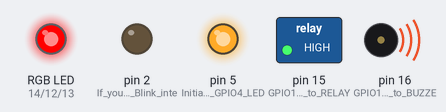
A sketch run on a simulated Arduino Uno, built with avr-gcc and run on an emulated ATmega328P. Shown: switched loads named in the sketch (green lamp = pin HIGH), an RGB LED mixed from three pins (HIGH = lit), output pins drawn as LEDs (lit = HIGH), buzzer (waves = sounding, pin HIGH).

Above: at 1.0 s.
At 3.0 s:
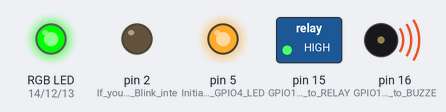
At 5.0 s:
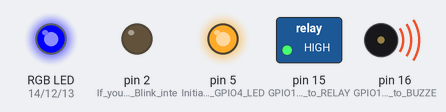
At 7.0 s:
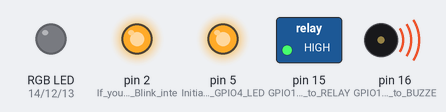
At 9.0 s:
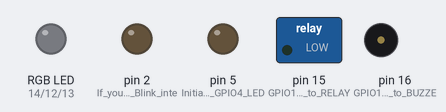
Timing chart, 0 to 13.0 s (numbered marks = the images above):
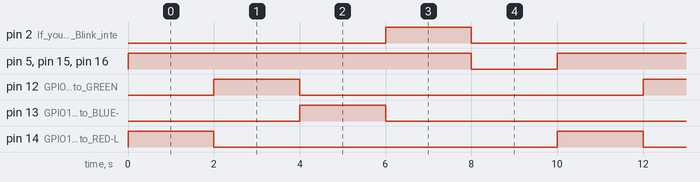

The sketch:

Blink.ino
```cpp
/*
 The blue LED on the ESP-01 module is connected to GPIO1
 (which is also the TXD pin; so we cannot use Serial.print() at the same time)

*/

/* GPIO4 & GPIO5 are swapped in the ESP IC */
void setup() {
  /* Lets initilze in the DIP Switch Order */
  pinMode(15, OUTPUT);     //GPIO15 connected to RELAY
  pinMode(5, OUTPUT);     // Initialize the GPIO4 LED ( means 5 ,swapped)
  pinMode(16, OUTPUT);    // GPIO16 connected to BUZZER
  pinMode(14, OUTPUT);    // GPIO14 connected to RED-LED
  pinMode(12, OUTPUT);    // GPIO12 connected to GREEN-LED
  pinMode(13, OUTPUT);    // GPIO13 connected to BLUE-LED

  pinMode(2, OUTPUT);     // If you want to Blink internal LED. Initialize the LED_BUILTIN pin as an output, the one which blinks on the ESP8266 IC
}

// the loop function runs over and over again forever
void loop() {
  digitalWrite(15, HIGH);   //RELAY ON
  digitalWrite(5, HIGH);    // Turn the LED on
  digitalWrite(16, HIGH);    // BUZZER ON
  digitalWrite(14, HIGH);  		//RGB -RED ON
  delay(2000);
  digitalWrite(14, LOW);  		//RGB -RED ON
  digitalWrite(12, HIGH);		//RGB -GREEN ON
  delay(2000);
  digitalWrite(12, LOW);  		//RGB -RED ON
  digitalWrite(13, HIGH);		//RGB -BLUE ON
  delay(2000);
  digitalWrite(13, LOW);
  digitalWrite(2, HIGH);		// Internal LED
  delay(2000);
  digitalWrite(15, LOW);   //RELAY ON
  digitalWrite(5, LOW);    // Turn the LED on
  digitalWrite(16, LOW);    // BUZZER ON
  digitalWrite(14, LOW);  		//RGB -RED ON
  digitalWrite(12, LOW);		//RGB -GREEN ON
  digitalWrite(13, LOW);		//RGB -BLUE ON
  digitalWrite(2, LOW);		// Internal LED
  delay(2000);
}
```

Measured:
- by itself, pin 5 (Initialize_the_GPIO4_LED), pin 15 (GPIO15_connected_to_RELAY), pin 16 (GPIO16_connected_to_BUZZE): alternates HIGH for 8.0 s and LOW for 2.0 s
- by itself, pin 2 (If_you_want_to_Blink_inte), pin 12 (GPIO12_connected_to_GREEN), pin 13 (GPIO13_connected_to_BLUE-), pin 14 (GPIO14_connected_to_RED-L): alternates HIGH for 2.0 s and LOW for 8.0 s
- by itself, everything shown: repeats every 10.0 s, in 5 steps
